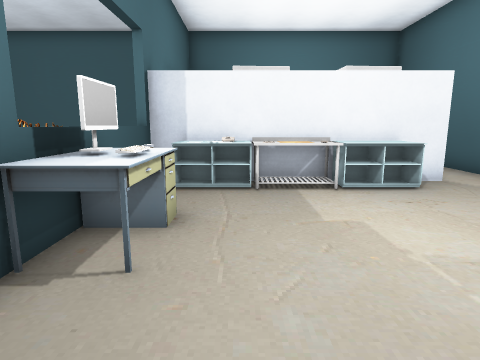
View 1 (above)

17 first-person views from a walk through a 3-D level made in the Godot game engine. The camera is 1.5 m above the floor, tilts 10° down and sees 75° across. The floor is counted in squares, 1 m on a side. Each view is taken from the middle of a square. On the plan, view 1 faces up. The plan holds only what a view shows up to about 15 squares ahead; the rest is blank. Some surface patterns are stand-ins.

View 2
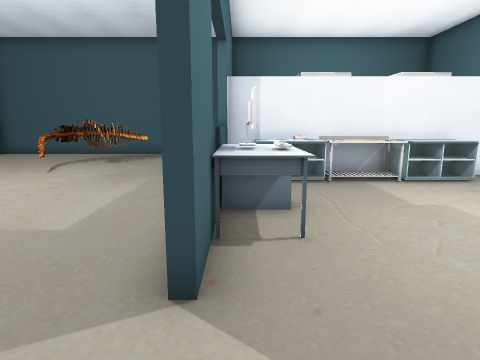

View 3
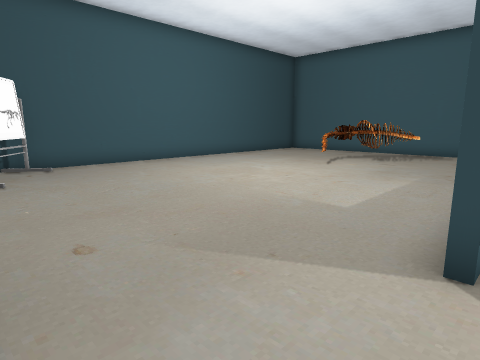

View 4
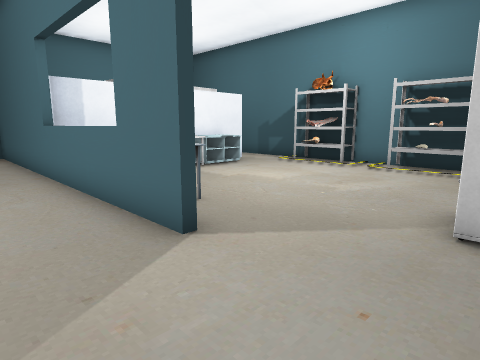

View 5
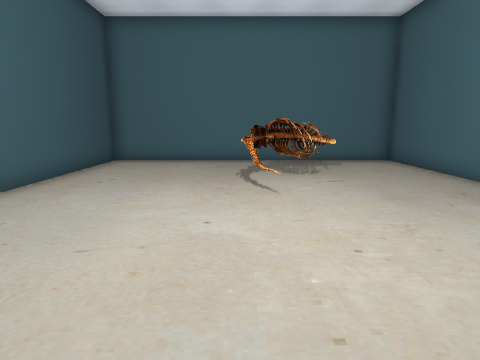

View 6
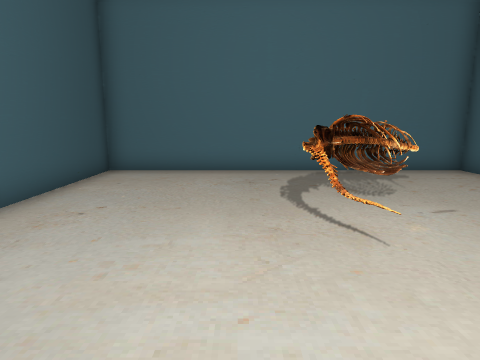

View 7
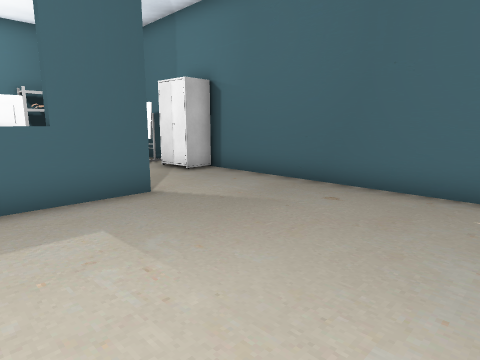

View 8
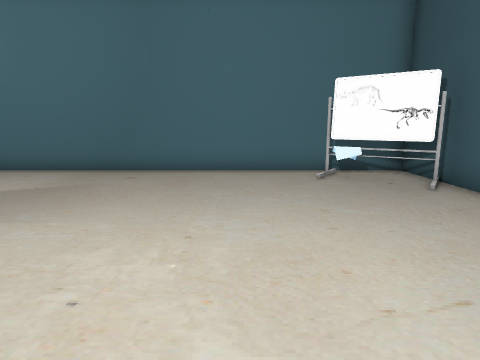

View 9
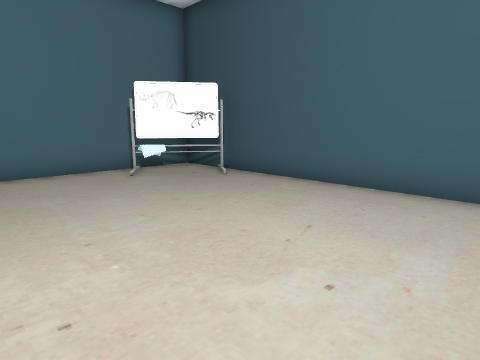

View 10
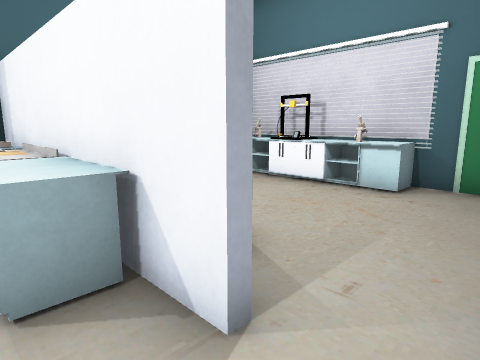

View 11
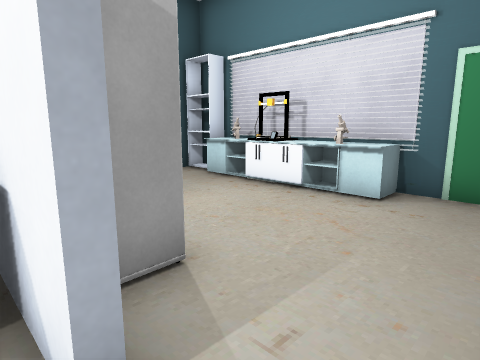

View 12
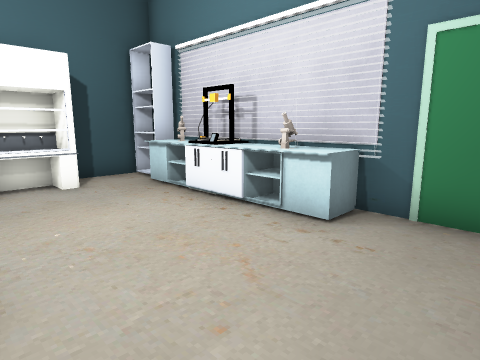

View 13
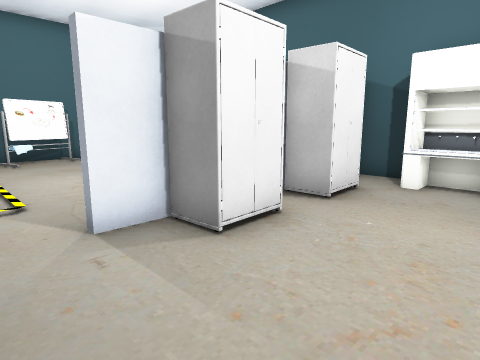

View 14
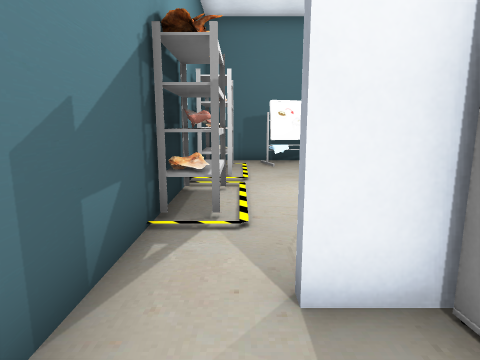

View 15
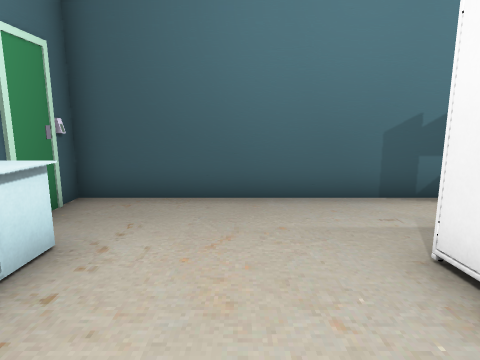

View 16
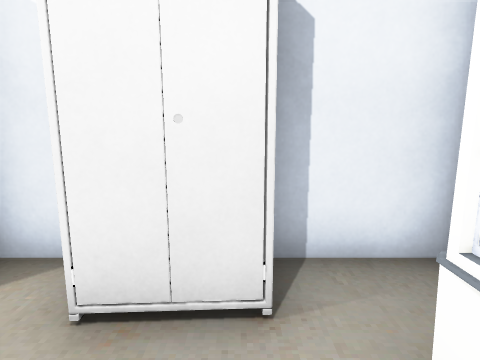

View 17
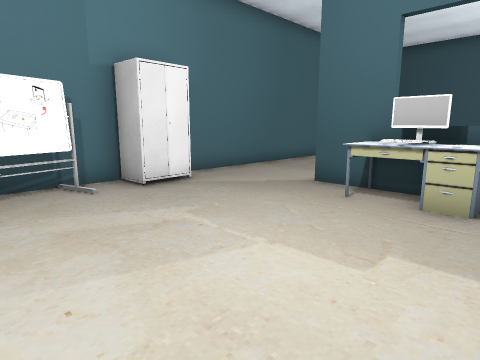

### Floor plan
Key: @ floor where view 1 was taken; # wall or solid block; . floor; D closed door; = window, fence, low wall or low ledge; ^ raised ledge; T thing the floor can be seen under or through; C cabinet; U counter; A table; E desk; K keyboard; W whiteboard; S shelf; P printer.
Columns run from 15 left of view 1 to 8 right of it. Each row starts with its distance up from view 1.
 16 #############       ####
 15 #............SSUUPUU.D.#
 14 #............#.UUUUU...#
 13 #............#.........#
 12 #......^TT...UU........#
 11 #......TT....UU........#
 10 #.....#......#UCC.CC...#
  9 #.....=......###C.#C...#
  8 #............#UUAAUU#..#
  7 #............#UUAAUU...#
  6 #............=........S
  5 #............EE.......#
  4 #............EK.......S
  3 #............EE........#
  2 #............#.......SS
  1 #.....................S
  0 #WW............@.....SS#
 -1 #.WW...........CC..WW.##
 -2 #..............#C.#####
 -3 ################ ##

Positions as (right, up) in squares from view 1, and headings:
1: (0, 0), facing up
2: (-2, -1), facing up
3: (-2, -2), facing up-left
4: (-5, -2), facing up-right
5: (-9, 2), facing up
6: (-10, 5), facing up
7: (-9, 5), facing down-right
8: (-9, 8), facing down
9: (-7, 8), facing down-left
10: (7, 7), facing up-left
11: (7, 8), facing up-left
12: (7, 10), facing up-left
13: (7, 13), facing down-left
14: (6, 11), facing down
15: (1, 12), facing right
16: (0, 12), facing down
17: (5, 6), facing down-left
